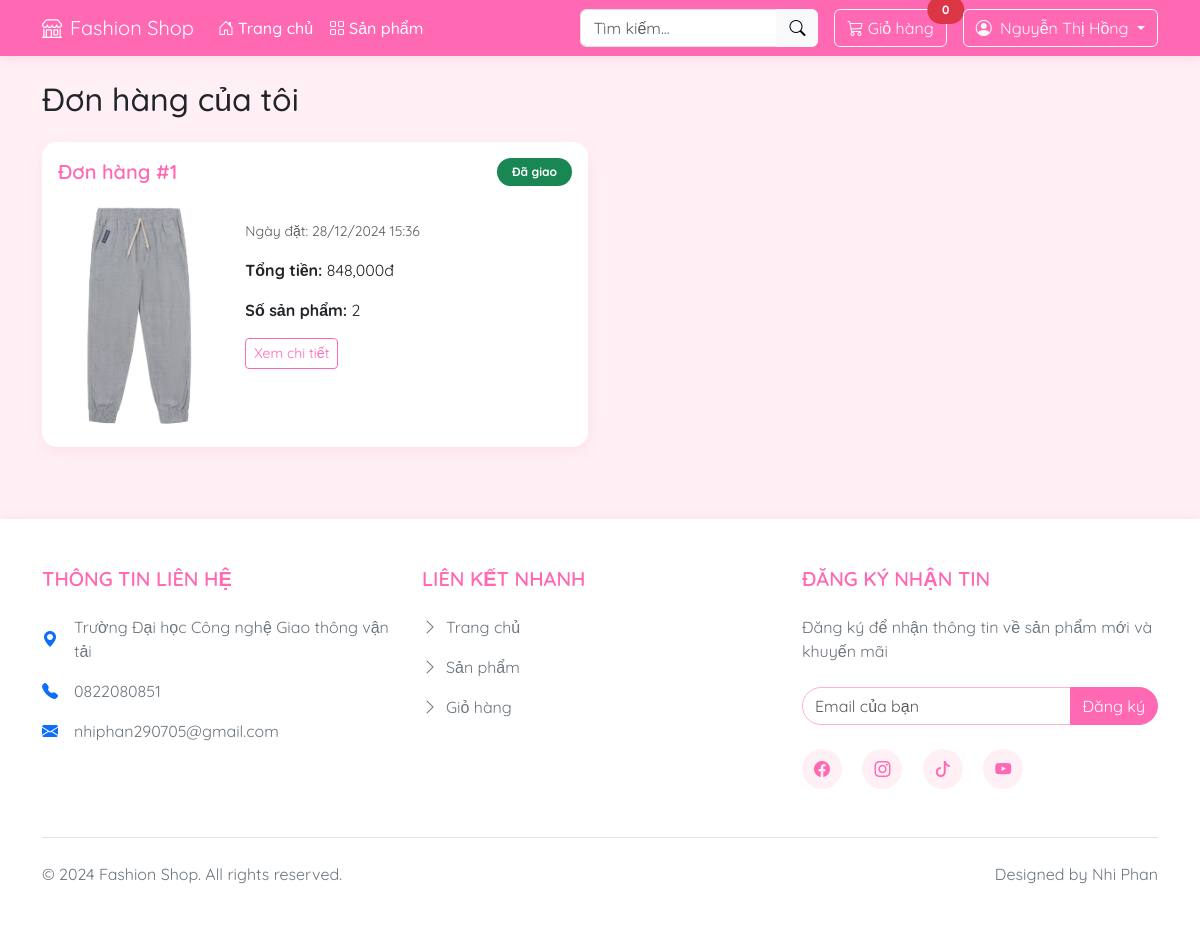
Page /orders.php (signed in) on the committed database.
### tables this page shows
CREATE TABLE `orders` (
  `id` int NOT NULL AUTO_INCREMENT,
  `user_id` int NOT NULL,
  `total_amount` decimal(10,2) NOT NULL,
  `status` enum('pending','processing','shipping','completed','cancelled') DEFAULT 'pending',
  `payment_method` varchar(50) NOT NULL,
  `payment_status` enum('pending','paid','failed') DEFAULT 'pending',
  `shipping_address` text NOT NULL,
  `shipping_phone` varchar(20) NOT NULL,
  `note` text,
  `created_at` timestamp NULL DEFAULT CURRENT_TIMESTAMP,
  PRIMARY KEY (`id`),
  KEY `user_id` (`user_id`)
);

### orders.php (the view, shortened to what this page needs)
<?php
require_once 'config/database.php';
$user_id = $_SESSION['user_id'];
$sql = "SELECT o.*,
               COUNT(od.id) as total_items,
               (SELECT image_path
                FROM product_images pi
                JOIN product_variants pv ON pv.product_id = pi.product_id
                JOIN order_details od2 ON od2.product_variant_id = pv.id
                WHERE od2.order_id = o.id AND pi.is_main = 1
                LIMIT 1) as first_product_image
        FROM orders o
        LEFT JOIN order_details od ON o.id = od.order_id
        WHERE o.user_id = $user_id
        GROUP BY o.id
        ORDER BY o.created_at DESC";
$result = mysqli_query($conn, $sql);
include 'includes/header.php';
include 'includes/navbar.php';
?>
<div class="container mt-4">
    <h2 class="mb-4">Đơn hàng của tôi</h2>
    <?php if (mysqli_num_rows($result) > 0): ?>
        <div class="row">
            <?php while ($order = mysqli_fetch_assoc($result)): ?>
                <div class="col-md-6 mb-4">
                    <div class="card h-100">
                        <div class="card-body">
                            <div class="d-flex justify-content-between align-items-center mb-3">
                                <h5 class="card-title mb-0">Đơn hàng #<?php echo $order['id']; ?></h5>
                                <span class="badge bg-<?php
                                    echo match($order['status']) {
                                        'pending' => 'warning',
                                        'processing' => 'info',
                                        'shipping' => 'primary',
                                        'completed' => 'success',
                                        'cancelled' => 'danger',
                                        default => 'secondary'
                                    };
                                ?>">
                                    <?php
                                    echo match($order['status']) {
                                        'pending' => 'Chờ xác nhận',
                                        'processing' => 'Đang xử lý',
                                        'shipping' => 'Đang giao',
                                        'completed' => 'Đã giao',
                                        'cancelled' => 'Đã hủy',
                                        default => $order['status']
                                    };
                                    ?>
                                </span>
                            </div>
                            <div class="row g-0">
                                <?php if ($order['first_product_image']): ?>
                                    <div class="col-4">
                                        <img src="assets/images/products/<?php echo $order['first_product_image']; ?>"
                                             class="img-fluid rounded"
                                             alt="Product image">
                                    </div>
                                <?php endif; ?>
                                <div class="col">
                                    <div class="card-body">
                                        <p class="card-text">
                                            <small class="text-muted">Ngày đặt:
                                                <?php echo date('d/m/Y H:i', strtotime($order['created_at'])); ?>
                                            </small>
                                        </p>
                                        <p class="card-text">
                                            <strong>Tổng tiền:</strong>
                                            <?php echo number_format($order['total_amount']); ?>đ
                                        </p>
                                        <p class="card-text">
                                            <strong>Số sản phẩm:</strong>
                                            <?php echo $order['total_items']; ?>
                                        </p>
                                        <a href="order-detail.php?id=<?php echo $order['id']; ?>"
                                           class="btn btn-outline-primary btn-sm">
                                            Xem chi tiết
                                        </a>
                                    </div>
                                </div>
                            </div>
                        </div>
                    </div>
                </div>
            <?php endwhile; ?>
        </div>
    <?php endif; ?>
</div>
<?php include 'includes/footer.php'; ?>

### assets/css/style.css (style rules this page uses)
:root { --primary: #FF69B4; --secondary: #FFB6C1; --light: #FFF0F5; --dark: #DB7093; --accent: #FF1493; --white: #FFFFFF; --gray: #6c757d; }
body { background-color: var(--light); font-family: 'Quicksand', sans-serif; }
.btn-outline-primary { color: var(--primary); border-color: var(--primary); }
.card { border: none; border-radius: 15px; box-shadow: 0 5px 15px rgba(219, 112, 147, 0.1); transition: transform 0.3s ease; }
.card-title { color: var(--primary); font-weight: 600; }
.badge { padding: 8px 15px; border-radius: 15px; }

### rows in the picture
orders: id "1", status "Đã giao", created_at "28/12/2024 15:36", total_amount "848,000", total_items "2"

### other values in the picture
$cart_count "0"
$_SESSION['user_name'] "Nguyễn Thị Hồng"
